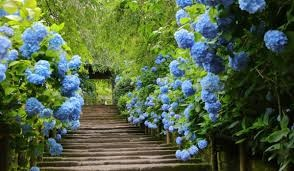
#> input picture color_image.jpeg, 294 x 171 px
$ python histogram_equalization.py
#> lines starting #> are read from the running program, lines starting #| are printed output that depends on the picture
import cv2
import numpy as np
import matplotlib
matplotlib.use('TkAgg')
import matplotlib.pyplot as plt


img = cv2.imread('color_image.jpeg', 0)
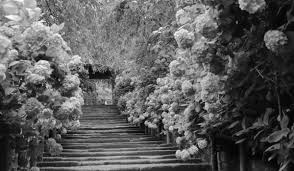
#> img: shape (171, 294); min 0, max 255, mean 90.9
min_intensity = np.min(img)
#> min_intensity = 0
max_intensity = np.max(img)
#> max_intensity = 255
stretched_img = (((img-min_intensity)/(max_intensity-min_intensity))*255).astype(np.uint8)
equalized_img = cv2.equalizeHist(img)
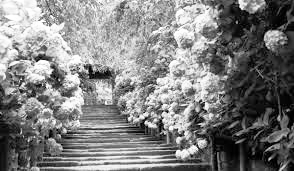
#> equalized_img: shape (171, 294); min 0, max 255, mean 128.1

hist_original = cv2.calcHist([img], [0], None, [256], [0, 255])
#> hist_original = 256 values, max 434 at index 19, min 0 at index 248, mean 196.4
hist_stretched = cv2.calcHist([stretched_img], [0], None, [256], [0, 255])
#> hist_stretched has the same summary as hist_original
hist_equalized = cv2.calcHist([equalized_img], [0], None, [256], [0, 255])
#> hist_equalized = 256 values, max 434 at index 25, min 0 at index 7, mean 196


plt.figure(figsize=(12, 8))

plt.subplot(231)
plt.title('Original Image')
plt.imshow(img, cmap='gray')
plt.axis('off')

plt.subplot(232)
plt.title('Stretched Image')
plt.imshow(stretched_img, cmap='gray')
plt.axis('off')

plt.subplot(233)
plt.title('Equalized Image')
plt.imshow(equalized_img, cmap='gray')
plt.axis('off')

plt.subplot(234)
plt.title('Histogram-Original')
plt.plot(hist_original)
plt.xlim([0, 256])

plt.subplot(235)
plt.title('Histogram-Stretched')
plt.plot(hist_stretched)
plt.xlim([0, 256])

plt.subplot(236)
plt.title('Histogram-Equalized')
plt.plot(hist_equalized)
plt.xlim([0, 256])

plt.tight_layout()
plt.show()
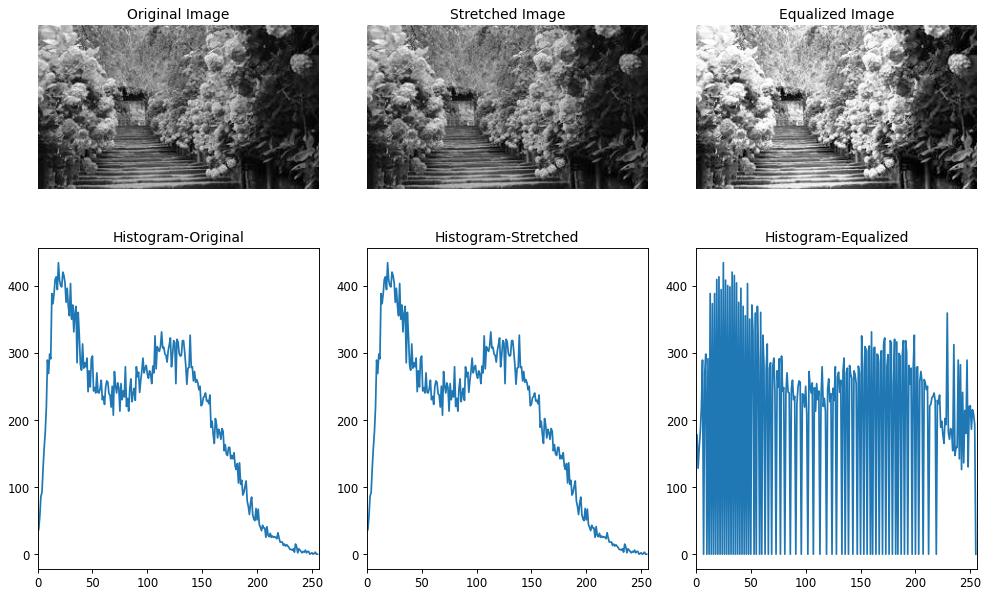
#> figure drawn by matplotlib, 6 panels; panel 4: curve peaks at x = 19, y = 434; panel 5: curve peaks at x = 19, y = 434; panel 6: curve peaks at x = 25, y = 434

$ run again, with flower4.jpeg copied over color_image.jpeg
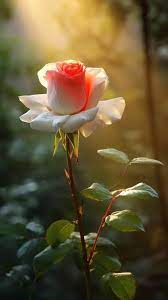
#> input picture flower4.jpeg, 168 x 300 px
#> `img = cv2.imread('color_image.jpeg', 0)`:
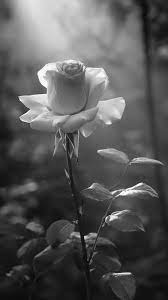
#> img: shape (300, 168); min 0, max 255, mean 86.5
#> min_intensity = 0
#> max_intensity = 255
#> `equalized_img = cv2.equalizeHist(img)`:
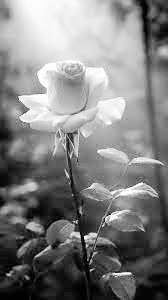
#> equalized_img: shape (300, 168); min 0, max 255, mean 128.3
#> hist_original = 256 values, max 631 at index 32, min 0 at index 1, mean 196.7
#> hist_stretched has the same summary as hist_original
#> hist_equalized = 256 values, max 631 at index 43, min 0 at index 4, mean 196.5
